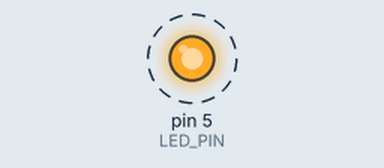
This sketch was run on a simulated Arduino Uno, built with avr-gcc and run on an emulated ATmega328P. Shown: output pins drawn as LEDs (lit = HIGH). Dashed ring = blinking.

Above: at 0.2 s.
Timing chart, 0 to 3.0 s (numbered marks = the images above):
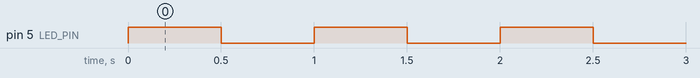

Measured:
- by itself, pin 5 (LED_PIN): alternates HIGH for 0.50 s and LOW for 0.50 s

The sketch:

test_led.ino
```cpp
#define LED_PIN 5

void setup() {
  pinMode(LED_PIN, OUTPUT);
}

void loop() {
  digitalWrite(LED_PIN, HIGH);
  delay(500);
  digitalWrite(LED_PIN, LOW);
  delay(500);
}
```
